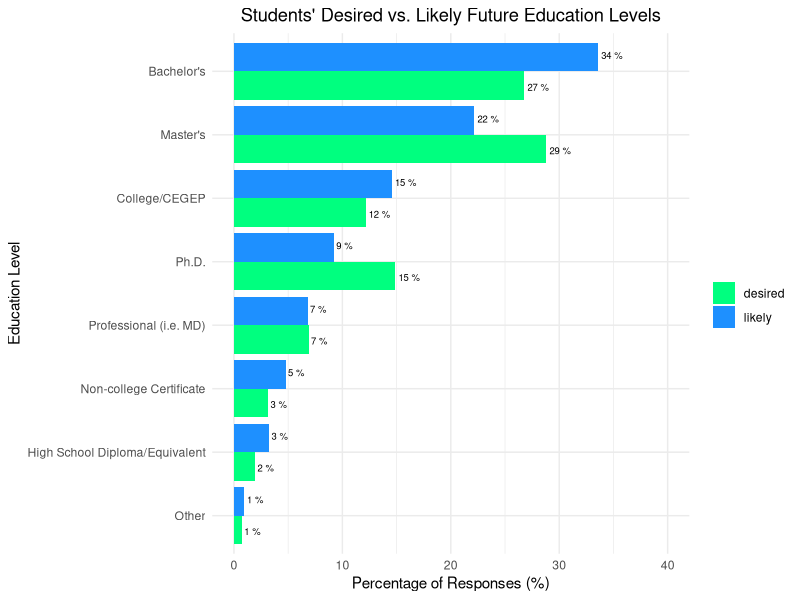

R code for this plot:
## ---- chunk 1
knitr::opts_chunk$set(echo = TRUE)
library(tidyverse)
library(dplyr)
library(kableExtra)
mycols <- c("springgreen1", "dodgerblue","deeppink", "slateblue2",  "cornflowerblue", "orchid2") # my color palette
## ---- chunk 2
# tables 

student_data <- read_csv("student_data.csv")  %>% mutate(age_group = ifelse(age_group == "15 to 24 years", "15 to 24 years", "25 and over")) %>% mutate(obstacles_future_edu = ifelse(obstacles_future_edu == "Other - Specify", "Other", obstacles_future_edu)) # loading data

sex_table <- student_data %>% group_by(sex) %>% count() %>% mutate(prop=paste(round(n/nrow(student_data), 2)*100, "%")) 
colnames(sex_table) <- c("Sex", "Number of Students", "Proportion of Students")
sex_table <- sex_table %>% kbl() %>% kable_styling() 

obstacles_data <- student_data %>% filter(obstacles != "NA") 
obstacles_table <- obstacles_data %>%  group_by(obstacles) %>% summarise(n=n()) %>% mutate(prop=paste(round(n/nrow(student_data), 2)*100, "%"))  
colnames(obstacles_table) <- c("Obstacles", "Number of Students", "Proportion of Students")
obstacles_table <- obstacles_table %>% kbl() %>% kable_styling() 


what_obstacles_data <- student_data %>% filter(obstacles_future_edu!= "NA") 
what_obstacles_table <- what_obstacles_data %>% group_by(obstacles_future_edu)%>% summarise(n=n()) %>% mutate(prop=paste(round(n/nrow(what_obstacles_data), 2)*100, "%")) 
colnames(what_obstacles_table) <- c("Obstacles", "Number of Students", "Proportion of Students")
what_obstacles_table <-what_obstacles_table %>% kbl() %>% kable_styling() 

sex_table
obstacles_table
what_obstacles_table

## ---- chunk 3
# graphs 

likely_students <- student_data %>% filter(likely_future_edu != "NA", desired_future_edu != "NA") %>% group_by(likely_future_edu) %>% summarise(n=n()) %>% mutate(future_edu = "likely") %>% rename(edu_level = likely_future_edu) %>% mutate(prop = n*100/nrow(student_data))

# desired education levels of students
desired_students <- student_data %>% filter(likely_future_edu != "NA", desired_future_edu != "NA") %>%  group_by(desired_future_edu) %>% summarise(n=n()) %>% mutate(future_edu = "desired") %>% rename(edu_level = desired_future_edu) %>% mutate(prop = 100*n/nrow(student_data))

future_education_data <- rbind(likely_students, desired_students)

# plot of proportions of students' desired and likely 

future_edu_props <-  future_education_data %>% ggplot(aes(y =reorder(edu_level, prop ), x=prop, fill = future_edu)) + geom_bar(stat = "identity", position = "dodge") + scale_fill_manual(values=mycols) + theme_minimal()  + labs(x="Percentage of Responses (%)", y = "Education Level", fill = "") + ggtitle("Students' Desired vs. Likely Future Education Levels") + theme(plot.title = element_text(hjust = 0.5))  + geom_text(aes(label = paste(round(prop), "%")), size = 2.4, position = position_dodge(width = 1), hjust = -0.15) + scale_y_discrete( labels = c("Other", "High School Diploma/Equivalent", "Non-college Certificate", "Professional (i.e. MD)" , "Ph.D." , "College/CEGEP", "Master's", "Bachelor's" )) + scale_x_continuous(limits = c(0, 40))

future_edu_props
